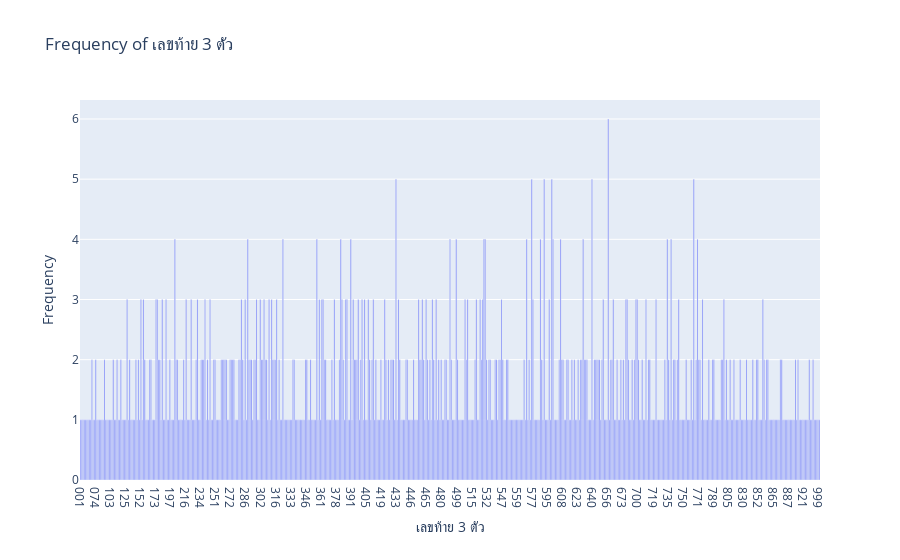

The cell this chart's notebook holds for it:
### Code cell
series1 = df['เลขท้าย 3 ตัว1'].value_counts()
series2 = df['เลขท้าย 3 ตัว2'].value_counts()
combined_series = series1.combine(series2, lambda x, y: x + y, fill_value=0)
fig = px.bar(x=combined_series.index, y=combined_series.values, title = 'Frequency of เลขท้าย 3 ตัว')
fig.update_layout(xaxis_title='เลขท้าย 3 ตัว', yaxis_title='Frequency')
fig.show()

### Figure 1 — Plotly figure (JSON) as saved in the notebook; plotly's stock layout.template omitted (floating-point values rounded to 4 significant figures; data arrays with more than 128 entries replaced by an {"elided": "..."} marker saying what was removed)
{"data": [{"alignmentgroup": "True", "hovertemplate": "x=%{x}<br>y=%{y}<extra></extra>", "legendgroup": "", "marker": {"color": "#636efa", "pattern": {"shape": ""}}, "name": "", "offsetgroup": "", "orientation": "v", "showlegend": false, "textposition": "auto", "type": "bar", "x": {"elided": "589 str values"}, "xaxis": "x", "y": {"elided": "589 int values"}, "yaxis": "y"}], "layout": {"barmode": "relative", "legend": {"tracegroupgap": 0}, "title": {"text": "Frequency of เลขท้าย 3 ตัว"}, "xaxis": {"anchor": "y", "domain": [0, 1], "title": {"text": "เลขท้าย 3 ตัว"}}, "yaxis": {"anchor": "x", "domain": [0, 1], "title": {"text": "Frequency"}}}}
